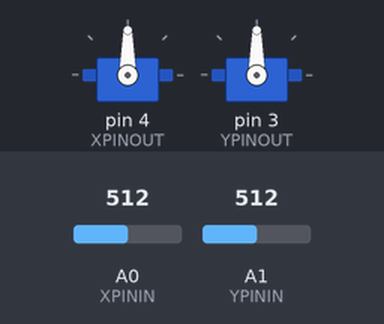
Bench run of a program on a simulated Arduino Uno, built with avr-gcc and run on an emulated ATmega328P. Parts: 2 × servo. Inputs (shaded band) come from the test bench; at power-on: A0 (XPININ) = 512, A1 (YPININ) = 512.

Above: at 1.2 s.
1.3 s: A0 (XPININ) set to 716
At 2.1 s:
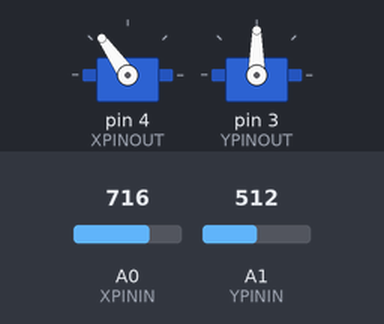
2.8 s: A1 (YPININ) set to 716
At 3.2 s:
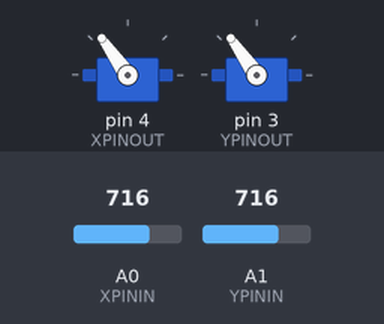
4.3 s: A0 (XPININ) set to 900
At 5.5 s:
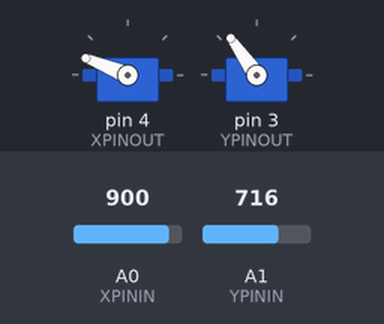
5.8 s: A1 (YPININ) set to 900
At 6.7 s:
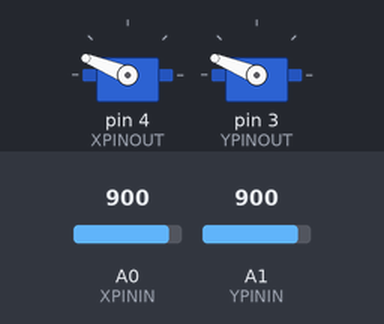
7.3 s: A0 (XPININ) set to 1023
At 7.9 s:
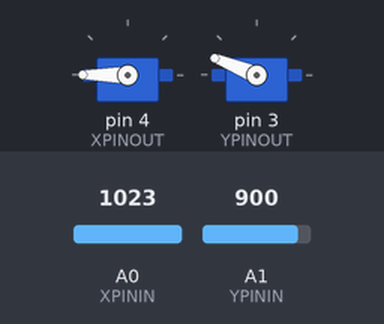
8.8 s: A1 (YPININ) set to 1023
At 10.2 s:
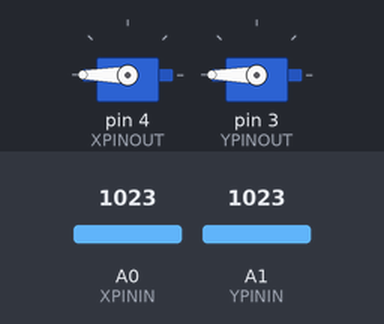
Timing chart, 0 to 11.3 s (numbered marks = the images above; inputs shaded):
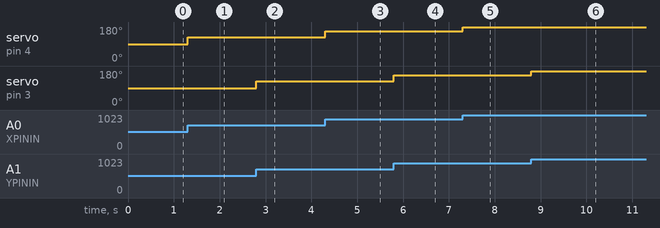

The program:

main.cpp
```cpp
#include <Arduino.h>
#include <Servo.h>

#define SERIAL_PRINT 0

#define XPINOUT 4
#define YPINOUT 3

// analogue:
#define XPININ 0
#define YPININ 1

Servo servoX;
Servo servoY;

void setup() {
    pinMode(XPINOUT, OUTPUT);
    pinMode(YPINOUT, OUTPUT);

    servoX.attach(XPINOUT);
    servoY.attach(YPINOUT);

    servoX.write(90);
    servoY.write(90);

    #if SERIAL_PRINT
    Serial.begin(9600);

    delay(5000);
    Serial.println(F("begin!"));
    #endif
}

void loop() {
    int inX = analogRead(XPININ);
    int inY = analogRead(YPININ);

    #if SERIAL_PRINT
    Serial.print(F("  X:"));
    Serial.println(inX);
    Serial.print(F("  Y:"));
    Serial.println(inY);
    #endif

    servoX.write(
        map(
            inX,
            0,
            1023,
            0,
            180
        )
    );

    servoY.write(
        map(
            inY,
            0,
            1023,
            0,
            180
        )
    );

    #if SERIAL_PRINT
    Serial.println(F("Mapped:"));
    Serial.print(F("  x:"));
    Serial.println(map(
            inX,
            0,
            1023,
            0,
            180
        ));
    Serial.print(F("  y:"));
    Serial.println(map(
            inY,
            0,
            1023,
            0,
            180
        ));
    Serial.println(F("=========="));

    //delay(1000);
    #endif
}
```

Measured:
- after the input at 1.3 s, servo on pin 4 (XPINOUT): 90° → 125° at once
- after the input at 2.8 s, servo on pin 3 (YPINOUT): 90° → 125° at once
- after the input at 4.3 s, servo on pin 4 (XPINOUT): 125° → 158° at once
- after the input at 5.8 s, servo on pin 3 (YPINOUT): 125° → 158° at once
- after the input at 7.3 s, servo on pin 4 (XPINOUT): 158° → 180° at once
- after the input at 8.8 s, servo on pin 3 (YPINOUT): 158° → 180° at once
